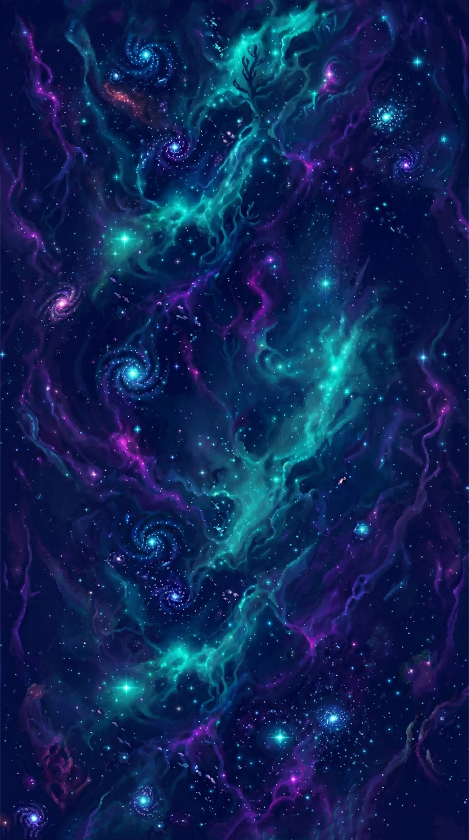
#> input picture assets/bosses/nautilus/background.png, 938 x 1680 px, found by its file name (shown at 1/2 size)
$ python generate_map_thumbnails.py
#> lines starting #> are read from the running program, lines starting #| are printed output that depends on the picture
"""Generates portrait 3:4 thumbnail images for the Hub Launch panel's map-select grid
(scripts/ui/hub/hub_screen.gd's _build_mapselect) from each map's own ground/background art — center-cropped
to 3:4 then downsized, no distortion. Re-run whenever a map's source art changes.

Usage: python tools/generate_map_thumbnails.py
"""

from pathlib import Path
from PIL import Image, ImageEnhance

ROOT = Path(__file__).resolve().parent.parent
OUT_DIR = ROOT / "assets" / "hud" / "mapselect"
THUMB_W = 480
THUMB_H = 640   # 3:4 portrait

# (output filename, source image, brightness multiplier — background.png's raw starfield is too dark/flat to
# read as a thumbnail against the mapselect panel's own near-black background, so it gets a boost; the ground
# photos already have plenty of contrast/color and don't need one)
SOURCES = [
    ("space_thumb.png", ROOT / "assets" / "screen" / "background.png", 2.6),
    ("electric_thumb.png", ROOT / "assets" / "map" / "electric" / "maptile" / "green" / "canopy1.png", 1.0),
    ("volcanic_thumb.png", ROOT / "assets" / "map" / "volcanic" / "maptile" / "lava" / "lava1.png", 1.0),
    ("atlantic_thumb.png", ROOT / "assets" / "map" / "atlantic" / "maptile" / "ruins" / "canopy1.png", 1.0),
    ("mechanic_thumb.png", ROOT / "assets" / "map" / "mechanic" / "maptile" / "default" / "canopy1.png", 1.0),
    ("arctic_thumb.png", ROOT / "assets" / "map" / "arctic" / "maptile" / "default" / "canopy1.png", 1.0),
]


def make_thumb(src_path: Path, dst_path: Path, brightness: float) -> None:
#> called with brightness = 2.6
    img = Image.open(src_path).convert("RGB")
    w, h = img.size
#> w = 938; h = 1680
    target_ratio = THUMB_W / THUMB_H
    src_ratio = w / h
#> src_ratio = 0.558
    if src_ratio > target_ratio:
        # source wider than target -> crop width, keep full height
        crop_h = h
        crop_w = int(h * target_ratio)
    else:
        # source taller/narrower -> crop height, keep full width
        crop_w = w
#> crop_w = 938
        crop_h = int(w / target_ratio)
#> crop_h = 1250
    left = (w - crop_w) // 2
#> left = 0
    top = (h - crop_h) // 2
#> top = 215
    cropped = img.crop((left, top, left + crop_w, top + crop_h))
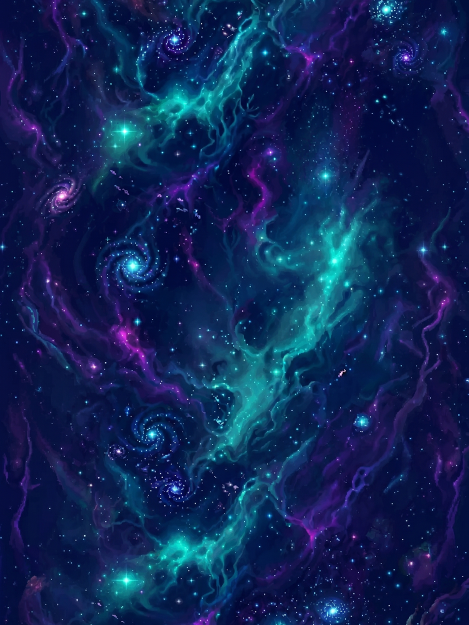
#> cropped: PIL image 938x1250 RGB (shown at 1/2 size); mean R, G, B 15.2, 36.9, 85.6
    thumb = cropped.resize((THUMB_W, THUMB_H), Image.LANCZOS)
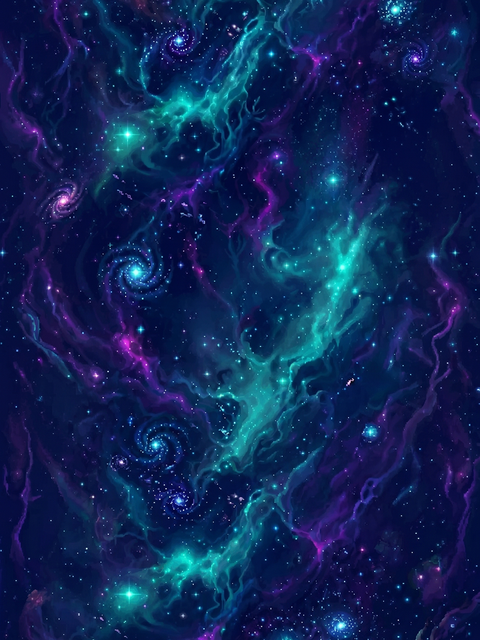
#> thumb: PIL image 480x640 RGB; mean R, G, B 15.3, 37, 85.6
    if brightness != 1.0:
        thumb = ImageEnhance.Brightness(thumb).enhance(brightness)
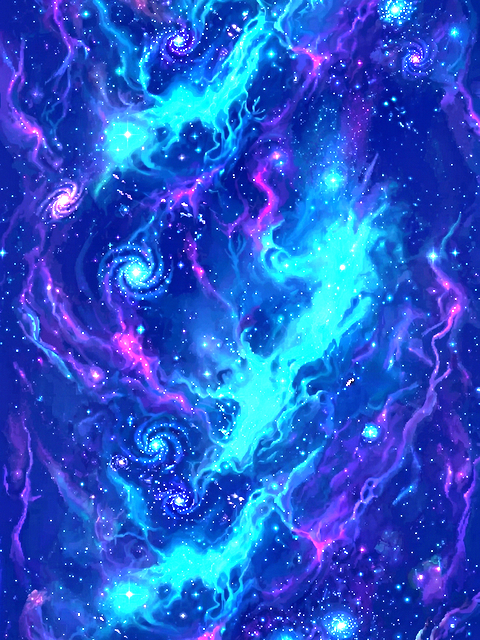
#> thumb: PIL image 480x640 RGB; mean R, G, B 38.5, 88.2, 204.1
    thumb.save(dst_path)


def main() -> None:
    OUT_DIR.mkdir(parents=True, exist_ok=True)
    for name, src, brightness in SOURCES:
        if not src.is_file():
            print(f"  SKIP {name}: source not found at {src}")
            continue
        dst = OUT_DIR / name
        make_thumb(src, dst, brightness)
        print(f"  {src.relative_to(ROOT)} -> {dst.relative_to(ROOT)}")
    print("done")


if __name__ == "__main__":
    main()
